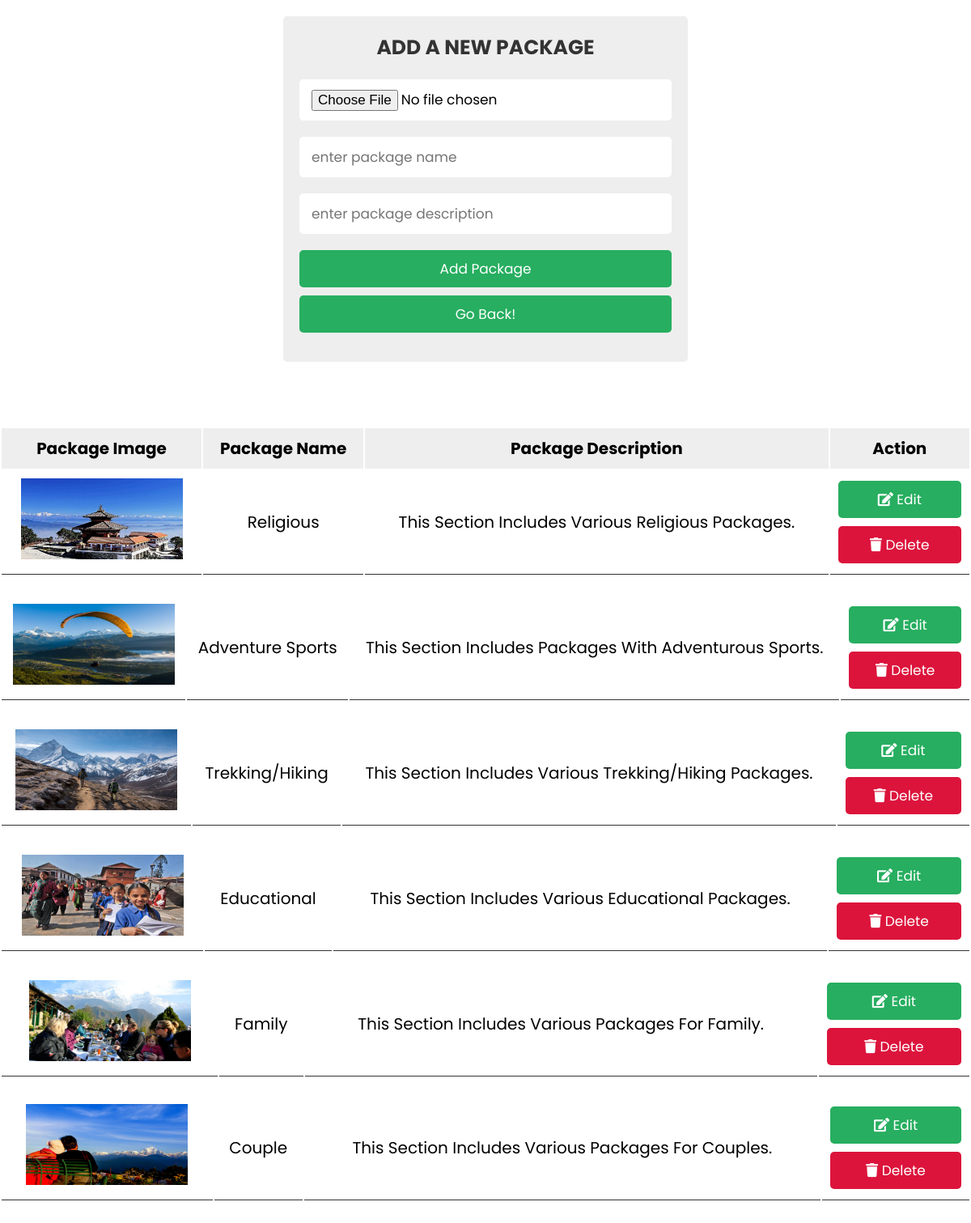
Page /php/admin_page.php on the committed database.
### tables this page shows
CREATE TABLE `package` (
  `id` int(255) NOT NULL,
  `image` varchar(255) NOT NULL,
  `name` varchar(255) NOT NULL,
  `description` varchar(255) NOT NULL
);

CREATE TABLE `package1` (
  `id` int(255) NOT NULL,
  `image` varchar(255) NOT NULL,
  `name` varchar(255) NOT NULL,
  `description` varchar(255) NOT NULL
);

CREATE TABLE `package2` (
  `id` int(255) NOT NULL,
  `image` varchar(255) NOT NULL,
  `name` varchar(255) NOT NULL,
  `description` varchar(255) NOT NULL
);

CREATE TABLE `package3` (
  `id` int(255) NOT NULL,
  `image` varchar(255) NOT NULL,
  `name` varchar(255) NOT NULL,
  `description` varchar(255) NOT NULL
);

CREATE TABLE `package4` (
  `id` int(255) NOT NULL,
  `image` varchar(255) NOT NULL,
  `name` varchar(255) NOT NULL,
  `description` varchar(255) NOT NULL
);

CREATE TABLE `package5` (
  `id` int(255) NOT NULL,
  `image` varchar(255) NOT NULL,
  `name` varchar(255) NOT NULL,
  `description` varchar(255) NOT NULL
);

### php/admin_page.php (the view, shortened to what this page needs)
<?php
@include 'config.php';
?>
<!DOCTYPE html>
<html lang="en">
<head>
   <link rel="stylesheet" href="https://cdnjs.cloudflare.com/ajax/libs/font-awesome/5.15.4/css/all.min.css">
   <link rel="stylesheet" href="css/style3.css">
</head>
<body>
<div class="container">
   <div class="admin-product-form-container">
      <form action="<?php $_SERVER['PHP_SELF']?>" method="post" enctype="multipart/form-data">
         <h3>add a new package</h3>
         <input type="file" accept="image/png, image/jpeg, image/jpg" name="package_image" class="box">
         <input type="text" placeholder="enter package name" name="package_name" class="box">
         <input type="text" placeholder="enter package description" name="package_description" class="box">
         <input type="submit" class="btn" name="add_package" value="add package">
         <a href="adminpage.html" class="btn">go back!</a>
      </form>
   </div>
</div>
   <?php
   $select = mysqli_query($conn, "SELECT * FROM package");
   ?>
   <div class="product-display">
      <table class="product-display-table">
         <thead>
         <tr>
            <th>package image</th>
            <th>package name</th>
            <th>package description</th>
            <th>action</th>
         </tr>
         </thead>
         <?php
         while($row = mysqli_fetch_assoc($select)){
            ?>
         <tr>
            <td><img src="images/<?php echo $row['image']; ?>" height="100" width="200" ></td>
            <td><?php echo $row['name']; ?></td>
            <td><?php echo $row['description']; ?></td>
            <td>
               <a href="admin_update.php?edit=<?php echo $row['id']; ?>" class="btn"> <i class="fas fa-edit"></i> edit </a>
               <a href="admin_page.php?delete=<?php echo $row['id']; ?>" class="btn"> <i class="fas fa-trash"></i> delete </a>
            </td>
         </tr>
      <?php } ?>
      </table>
   </div>
   <?php
   $select = mysqli_query($conn, "SELECT * FROM package1");
   ?>
   <div class="product-display">
      <table class="product-display-table">
         <?php
         while($row = mysqli_fetch_assoc($select)){
            ?>
         <tr>
            <td><img src="images/<?php echo $row['image']; ?>" height="100" width="200" ></td>
            <td><?php echo $row['name']; ?></td>
            <td><?php echo $row['description']; ?></td>
            <td>
               <a href="admin_update.php?edit=<?php echo $row['id']; ?>" class="btn"> <i class="fas fa-edit"></i> edit </a>
               <a href="admin_page.php?delete=<?php echo $row['id']; ?>" class="btn"> <i class="fas fa-trash"></i> delete </a>
            </td>
         </tr>
      <?php } ?>
      </table>
   </div>
<?php
   $select = mysqli_query($conn, "SELECT * FROM package2");
   ?>
   <div class="product-display">
      <table class="product-display-table">
         <?php
         while($row = mysqli_fetch_assoc($select)){
            ?>
         <tr>
            <td><img src="images/<?php echo $row['image']; ?>" height="100" width="200" ></td>
            <td><?php echo $row['name']; ?></td>
            <td><?php echo $row['description']; ?></td>
            <td>
               <a href="admin_update.php?edit=<?php echo $row['id']; ?>" class="btn"> <i class="fas fa-edit"></i> edit </a>
               <a href="admin_page.php?delete=<?php echo $row['id']; ?>" class="btn"> <i class="fas fa-trash"></i> delete </a>
            </td>
         </tr>
      <?php } ?>
      </table>
   </div>
<?php
   $select = mysqli_query($conn, "SELECT * FROM package3");
   ?>
   <div class="product-display">
      <table class="product-display-table">
         <?php
         while($row = mysqli_fetch_assoc($select)){
            ?>
         <tr>
            <td><img src="images/<?php echo $row['image']; ?>" height="100" width="200" ></td>
            <td><?php echo $row['name']; ?></td>
            <td><?php echo $row['description']; ?></td>
            <td>
               <a href="admin_update.php?edit=<?php echo $row['id']; ?>" class="btn"> <i class="fas fa-edit"></i> edit </a>
               <a href="admin_page.php?delete=<?php echo $row['id']; ?>" class="btn"> <i class="fas fa-trash"></i> delete </a>
            </td>
         </tr>
      <?php } ?>
      </table>
   </div>
<?php
      $select = mysqli_query($conn, "SELECT * FROM package4");
   ?>
   <div class="product-display">
      <table class="product-display-table">
         <?php
         while($row = mysqli_fetch_assoc($select)){
            ?>
         <tr>
            <td><img src="images/<?php echo $row['image']; ?>" height="100" width="200" ></td>
            <td><?php echo $row['name']; ?></td>
            <td><?php echo $row['description']; ?></td>
            <td>
               <a href="admin_update.php?edit=<?php echo $row['id']; ?>" class="btn"> <i class="fas fa-edit"></i> edit </a>
               <a href="admin_page.php?delete=<?php echo $row['id']; ?>" class="btn"> <i class="fas fa-trash"></i> delete </a>
            </td>
         </tr>
      <?php } ?>
      </table>
   </div>
<?php
      $select = mysqli_query($conn, "SELECT * FROM package5");
   ?>
   <div class="product-display">
      <table class="product-display-table">
         <?php
         while($row = mysqli_fetch_assoc($select)){
            ?>
         <tr>
            <td><img src="images/<?php echo $row['image']; ?>" height="100" width="200" ></td>
            <td><?php echo $row['name']; ?></td>
            <td><?php echo $row['description']; ?></td>
            <td>
               <a href="admin_update.php?edit=<?php echo $row['id']; ?>" class="btn"> <i class="fas fa-edit"></i> edit </a>
               <a href="admin_page.php?delete=<?php echo $row['id']; ?>" class="btn"> <i class="fas fa-trash"></i> delete </a>
            </td>
         </tr>
      <?php } ?>
      </table>
   </div>
</body>
</html>

### css/style3.css (style rules this page uses)
:root { --green:#27ae60; --black:#333; --white:#fff; --bg-color:#eee; --box-shadow:0 .5rem 1rem rgba(0,0,0,.1); --border:.1rem solid var(--black); }
* { font-family: 'Poppins', sans-serif; margin:0; padding:0; box-sizing: border-box; outline: none; border:none; text-decoration: none; text-transform: capitalize; }
html { font-size: 62.5%; overflow-x: hidden; }
.btn { display: block; width: 100%; cursor: pointer; border-radius: .5rem; margin-top: 1rem; font-size: 1.7rem; padding:1rem 3rem; background: var(--green); color:var(--white); text-align: center; }
.container { max-width: 1200px; padding:2rem; margin:0 auto; }
.admin-product-form-container form { max-width: 50rem; margin:0 auto; padding:2rem; border-radius: .5rem; background: var(--bg-color); }
.admin-product-form-container form h3 { text-transform: uppercase; color:var(--black); margin-bottom: 1rem; text-align: center; font-size: 2.5rem; }
.admin-product-form-container form .box { width: 100%; border-radius: .5rem; padding:1.2rem 1.5rem; font-size: 1.7rem; margin:1rem 0; background: var(--white); text-transform: none; }
.product-display { margin:2rem 0; }
.product-display .product-display-table { width: 100%; text-align: center; }
.product-display .product-display-table thead { background: var(--bg-color); }
.product-display .product-display-table th { padding:1rem; font-size: 2rem; }
.product-display .product-display-table td { padding:1rem; font-size: 2rem; border-bottom: var(--border); }
.product-display .product-display-table .btn:first-child { margin-top: 0; }
.product-display .product-display-table .btn:last-child { background: crimson; }

### rows in the picture
package: image (picture), name "Religious", description "This Section Includes Various Religious Packages."
package1: image (picture), name "Adventure Sports", description "This Section Includes Packages With Adventurous Sports."
package2: image (picture), name "Trekking/Hiking", description "This Section Includes Various Trekking/Hiking Packages."
package3: image (picture), name "Educational", description "This Section Includes Various Educational Packages."
package4: image (picture), name "Family", description "This Section Includes Various Packages For Family."
package5: image (picture), name "Couple", description "This Section Includes Various Packages For Couples."
